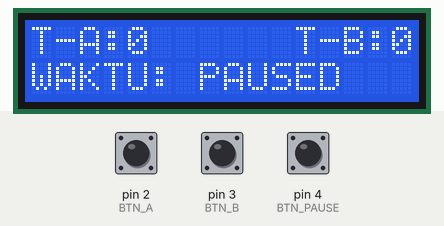
A sketch run on a simulated Arduino Uno, built with avr-gcc and run on an emulated ATmega328P. On the bench: 16×2 character LCD. The inputs (shaded band) are chosen by the test bench; at power-on: pin 4 (BTN_PAUSE) HIGH, pin 2 (BTN_A) HIGH, pin 3 (BTN_B) HIGH.

Above: at 1.2 s.
1.3 s: pin 4 (BTN_PAUSE) pulled LOW for 0.15 s
At 2.6 s:
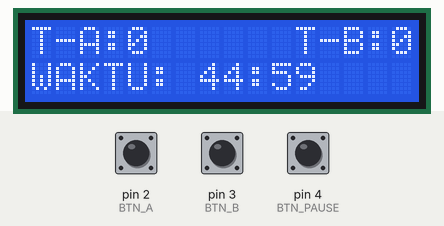
4.4 s: pin 4 (BTN_PAUSE) pulled LOW for 1 s
At 5.8 s:
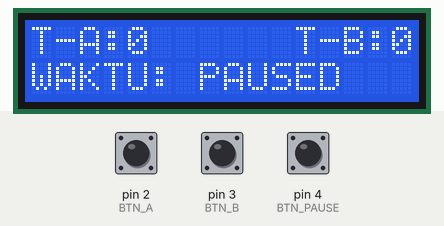
6.9 s: pin 4 (BTN_PAUSE) pulled LOW for 0.15 s
At 8.1 s:
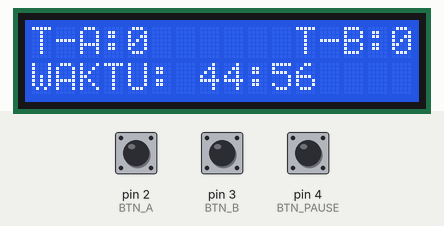
9.0 s: pin 4 (BTN_PAUSE) pulled LOW for 3.2 s
At 9.6 s:
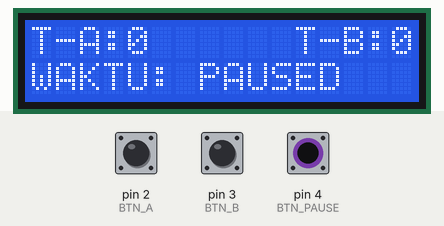
13.7 s: pin 2 (BTN_A) pulled LOW for 0.15 s
At 14.9 s:
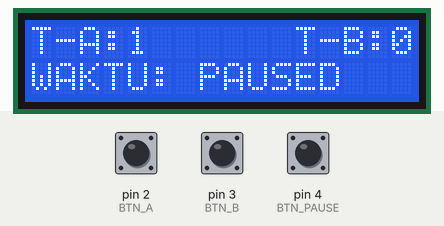
15.3 s: pin 3 (BTN_B) pulled LOW for 0.15 s
At 16.5 s:
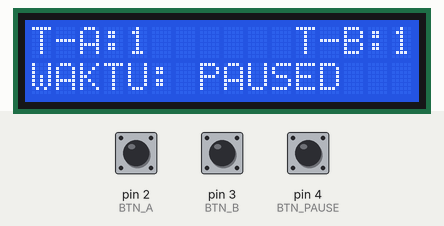
Timing chart, 0 to 17.9 s (numbered marks = the images above; inputs shaded):
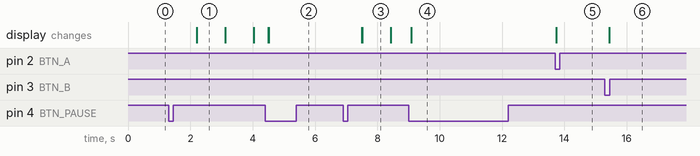

The sketch:

main.ino
```cpp
#include <Arduino_FreeRTOS.h>
#include <queue.h>
#include <Wire.h>
#include <LiquidCrystal_I2C.h>

// Inisialisasi LCD pada alamat 0x27
LiquidCrystal_I2C lcd(0x27, 16, 2);

// Definisi Pin Tombol
#define BTN_A 2
#define BTN_B 3
#define BTN_PAUSE 4

// Tipe data untuk dikirim ke Queue
enum TipeEvent { GOL_A, GOL_B, TOGGLE_PAUSE, TIDAK_ADA };

// Handle untuk antrean (Queue)
QueueHandle_t queueEvent;

// Variabel Global Pertandingan
int skorA = 0;
int skorB = 0;
bool isPaused = true;
int waktuSisa = 45 * 60; // 45 menit

// Prototipe Task
void TaskWasit(void *pvParameters);
void TaskDisplay(void *pvParameters);

void setup() {
  Serial.begin(9600);

  lcd.init();
  lcd.backlight();
  lcd.setCursor(0, 0);
  lcd.print("T-A:0      T-B:0");
  lcd.setCursor(0, 1);
  lcd.print("WAKTU: PAUSED   ");

  pinMode(BTN_A, INPUT_PULLUP);
  pinMode(BTN_B, INPUT_PULLUP);
  pinMode(BTN_PAUSE, INPUT_PULLUP);

  // Membuat Queue untuk 5 antrean event
  queueEvent = xQueueCreate(5, sizeof(TipeEvent));

  if (queueEvent != NULL) {
    xTaskCreate(TaskWasit, "Task Wasit", 128, NULL, 1, NULL);
    xTaskCreate(TaskDisplay, "Task Display", 128, NULL, 2, NULL);
  }
}

void loop() {
  // Kosong, dikendalikan FreeRTOS
}

// --- TASK 1: Membaca Tombol (Wasit) ---
void TaskWasit(void *pvParameters) {
  bool lastA = HIGH, lastB = HIGH, lastPause = HIGH;
  TipeEvent eventYangDikirim = TIDAK_ADA;

  for (;;) {
    bool currA = digitalRead(BTN_A);
    bool currB = digitalRead(BTN_B);
    bool currPause = digitalRead(BTN_PAUSE);

    if (lastA == HIGH && currA == LOW) eventYangDikirim = GOL_A;
    else if (lastB == HIGH && currB == LOW) eventYangDikirim = GOL_B;
    else if (lastPause == HIGH && currPause == LOW) eventYangDikirim = TOGGLE_PAUSE;

    if (eventYangDikirim != TIDAK_ADA) {
      xQueueSend(queueEvent, &eventYangDikirim, 0);
      eventYangDikirim = TIDAK_ADA;
      vTaskDelay(250 / portTICK_PERIOD_MS); // Debounce
    }

    lastA = currA; lastB = currB; lastPause = currPause;
    vTaskDelay(50 / portTICK_PERIOD_MS);
  }
}

// --- TASK 2: Countdown Timer & Update Layar ---
void TaskDisplay(void *pvParameters) {
  TipeEvent eventDiterima;
  int tickCounter = 0;

  for (;;) {
    // Mengecek Queue secara sinkron (Non-blocking)
    if (xQueueReceive(queueEvent, &eventDiterima, 0) == pdPASS) {
      if (eventDiterima == GOL_A) skorA++;
      else if (eventDiterima == GOL_B) skorB++;
      else if (eventDiterima == TOGGLE_PAUSE) isPaused = !isPaused;

      lcd.setCursor(0, 0);
      lcd.print("T-A:"); lcd.print(skorA);
      lcd.print("      T-B:"); lcd.print(skorB);
    }

    // Logika Countdown
    if (!isPaused) {
      tickCounter++;
      if (tickCounter >= 10 && waktuSisa > 0) { // 10 tick = 1 detik
        waktuSisa--;
        tickCounter = 0;

        int menit = waktuSisa / 60;
        int detik = waktuSisa % 60;

        lcd.setCursor(0, 1);
        lcd.print("WAKTU: ");
        if(menit < 10) lcd.print("0");
        lcd.print(menit);
        lcd.print(":");
        if(detik < 10) lcd.print("0");
        lcd.print(detik);
        lcd.print(" ");
      }
    } else {
      lcd.setCursor(0, 1);
      lcd.print("WAKTU: PAUSED   ");
    }

    vTaskDelay(100 / portTICK_PERIOD_MS);
  }
}
```

Measured:
- after the input at 1.3 s, the display: changes after 0.90 s (image 1)
- after the input at 4.4 s, the display: first changes after 0.11 s (image 2 shows a later state)
- after the input at 6.9 s, the display: first changes after 0.61 s (image 3 shows a later state)
- after the input at 9.0 s, the display: first changes after 0.08 s (image 4 shows a later state)
- after the input at 13.7 s, the display: changes at once (image 5)
- after the input at 15.3 s, the display: changes after 0.14 s (image 6)
- what the display in image 3 shows lasts 0.9 s, from 7.5 s to 8.4 s
